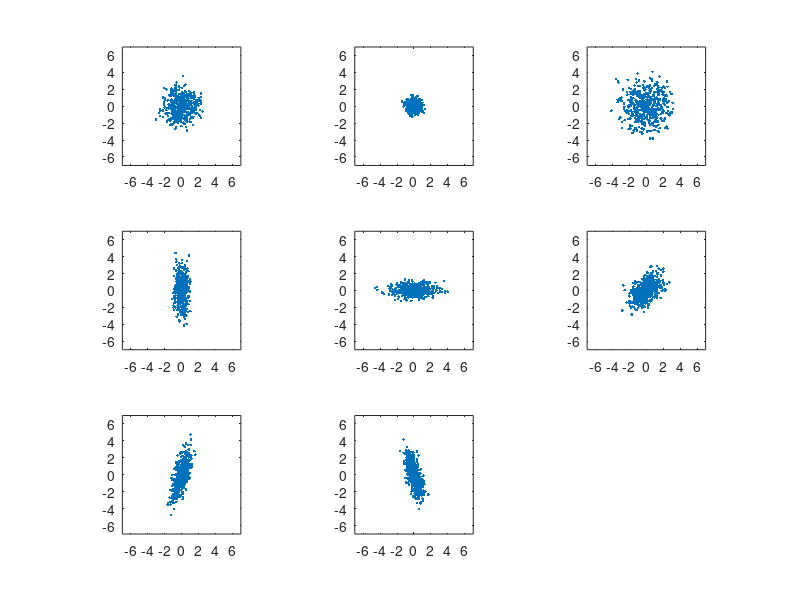

The MATLAB script that drew this image:
%% script for example 1.3.3

%% variance and covariance
% one case in one row
% $\sigma_1^2,\sigma_2^2,\sigma_{12}$
cov_paramters = [1 1 0;0.2 0.2 0;2 2 0;0.2 2 0; 2 0.2 0;1 1 0.5;0.3 2 0.5;0.3 2 -0.5];

%% generate and plot the data set
m = [0 0]';
S = eye(length(m));
N = 500;

for i = 1:size(cov_paramters,1)
    S = [cov_paramters(i,1),cov_paramters(i,3);cov_paramters(i,3),cov_paramters(i,2)];
    X = mvnrnd(m,S,N)';
    subplot(3,3,i)
    plot(X(1,:),X(2,:),'.');
    axis equal
    axis ([-7 7 -7 7])
end